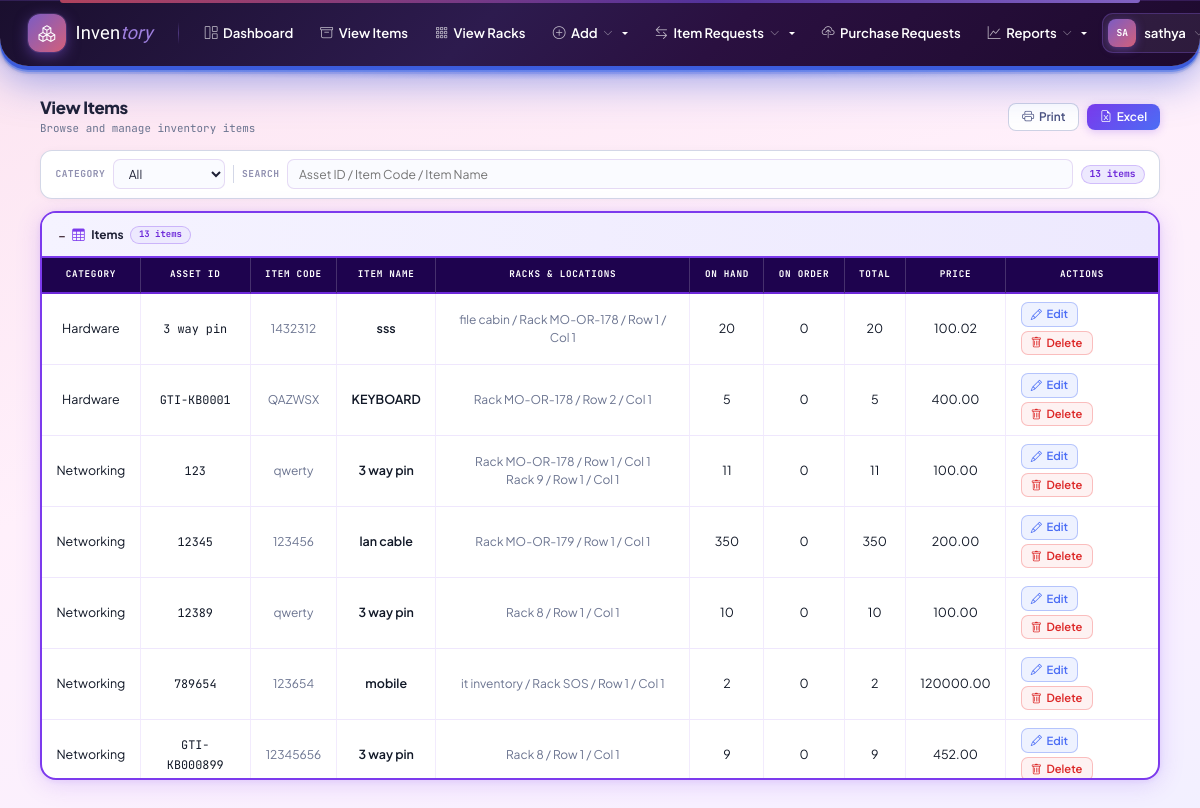
The app's page /items/ (signed in) with its own data.
### inventory/models.py (models this page shows, shortened)
class User(AbstractUser):
    REQUIRED_FIELDS = ['email']
    stage = models.PositiveSmallIntegerField(default=1)
    full_name = models.CharField(max_length=200, blank=True, default='')
    mobile_number = models.CharField(max_length=30, blank=True, default='')
    category = models.CharField(
        max_length=50,
        blank=True,
        null=True
    )
    admin_section = models.CharField(
        max_length=100,
        blank=True,
        null=True
    )
    admin_department = models.CharField(
        max_length=100,
        blank=True,
        null=True
    )
    department = models.CharField(
        max_length=100,
        blank=True,
        null=True
    )
    section = models.CharField(
        max_length=100,
        blank=True,
        null=True
    )
    is_active = models.BooleanField(
        default=True,
        help_text='Designates whether this user should be treated as active.'
    )
    def is_stage1(self):
        return self.is_superuser or self.stage == 1
    def is_stage3(self):
        return self.stage == 3
    def can_edit(self):
        return self.is_stage1() or self.is_stage2()
    def can_approve_issue_requests(self):
        return self.is_stage1() or self.is_stage2()
    def can_request_issue(self):
        return True  # all stages allowed
    def can_issue_items(self):
        return self.is_stage1() or self.is_stage2()
    def can_manage_users(self):
        return self.is_stage1()
    def allowed_categories(self):
        if self.is_stage1() or self.is_stage2():
            return [choice[0] for choice in CATEGORY_CHOICES]
        return []  # Stage 3 has no category access
    class Meta:
        verbose_name = 'User'
        verbose_name_plural = 'Users'

class Product(models.Model):
    category = models.CharField(max_length=20, choices=CATEGORY_CHOICES, db_index=True)
    asset_id = models.CharField(max_length=100)
    item_code = models.CharField(max_length=100, blank=True, default='')
    item_name = models.CharField(max_length=200)
    cabin_name = models.CharField(max_length=100, blank=True, default='')
    row_number = models.PositiveIntegerField(null=True, blank=True)
    column_number = models.PositiveIntegerField(null=True, blank=True)
    measurement_unit = models.CharField(max_length=20, choices=MEASUREMENT_UNIT_CHOICES, blank=True, default='')
    measurement_value = models.CharField(max_length=200, blank=True, default='')
    location = models.CharField(max_length=200, blank=True, default='')
    quantity_available = models.PositiveIntegerField(default=0)
    requested_count = models.PositiveIntegerField(default=0)
    price = models.DecimalField(max_digits=12, decimal_places=2, null=True, blank=True)
    rack = models.ForeignKey(Rack, on_delete=models.SET_NULL, null=True, blank=True, related_name='products')
    created_at = models.DateTimeField(auto_now_add=True)
    updated_at = models.DateTimeField(auto_now=True)
    class Meta:
        unique_together = [('category', 'asset_id')]
        ordering = ['category', 'asset_id']
    @property
    def computed_location(self):
        parts = []
        if self.cabin_name:
            parts.append(self.cabin_name)
        if self.rack_id and self.rack and self.rack.rack_number:
            parts.append(f"Rack {self.rack.rack_number}")
        if self.row_number is not None:
            parts.append(f"Row {self.row_number}")
        if self.column_number is not None:
            parts.append(f"Col {self.column_number}")
        return " / ".join(parts) or self.location

### inventory/views.py (the view)
# urls.py: path('items/', views.view_items, name='view_items'),
@login_required
def view_items(request):
    category = request.GET.get('category', '').strip()
    q = request.GET.get('q', '').strip()
    qs = Product.objects.all()
    if category:
        qs = qs.filter(category=category)
    if q:
        qs = qs.filter(Q(asset_id__icontains=q) | Q(item_code__icontains=q) | Q(item_name__icontains=q))
    qs = qs.select_related('rack').annotate(
        regular_orders_on_order=Coalesce(
            Sum(
                Case(
                    When(
                        orders__status__in=[Order.STATUS_PENDING, Order.STATUS_PARTIAL],
                        then=F('orders__quantity_requested') - F('orders__quantity_provided'),
                    ),
                    default=0,
                    output_field=IntegerField(),
                )
            ),
            0,
        ),
        purchase_requests_on_order=Coalesce(
            Sum(
                Case(
                    When(
                        management_upload_requests__status=ManagementUploadRequest.STATUS_PENDING,
                        then=F('management_upload_requests__quantity_requested') - F('management_upload_requests__quantity_received'),
                    ),
                    default=0,
                    output_field=IntegerField(),
                )
            ),
            0,
        )
    ).annotate(
        on_order=F('regular_orders_on_order') + F('purchase_requests_on_order'),
        total_items=F('quantity_available') + F('on_order')
    )
    products = qs.order_by('category', 'asset_id')[:500]
    grouped_products = {}
    for product in products:
        key = product.asset_id
        if key not in grouped_products:
            grouped_products[key] = {
                'category': product.get_category_display(),
                'asset_id': product.asset_id,
                'item_code': product.item_code,
                'item_name': product.item_name,
                'racks': [],
                'total_quantity': 0,
                'total_on_order': 0,
                'total_items': 0,
                'price': product.price,
                'first_product_pk': product.pk,  # Store pk of first product for editing
            }
        rack_info = {
            'location': product.computed_location or product.location,
            'quantity': product.quantity_available,
            'on_order': product.on_order,
            'total': product.total_items,
        }
        existing_rack = None
        for rack in grouped_products[key]['racks']:
            if rack['location'] == rack_info['location']:
                existing_rack = rack
                break
        if existing_rack:
            existing_rack['quantity'] += rack_info['quantity']
            existing_rack['on_order'] += rack_info['on_order']
            existing_rack['total'] += rack_info['total']
        else:
            grouped_products[key]['racks'].append(rack_info)
        grouped_products[key]['total_quantity'] += product.quantity_available
        grouped_products[key]['total_on_order'] += product.on_order
        grouped_products[key]['total_items'] += product.total_items
    grouped_products_list = list(grouped_products.values())
    return render(request, 'inventory/view_items.html', {
        'products': grouped_products_list,
        'selected_category': category,
        'q': q,
        'categories': [{'slug': c[0], 'name': c[1]} for c in CATEGORY_CHOICES],
        'grouped_view': True,
    })

### inventory/context_processors.py (called while the page is built, shortened)
def stage_permissions(request):
    if request.user.is_authenticated:
        choices = dict(CATEGORY_CHOICES)
        allowed = request.user.allowed_categories()
        return {
            'user_can_edit': request.user.can_edit(),
            'user_can_request_issue': request.user.can_request_issue(),
            'user_can_approve_issue_requests': request.user.can_approve_issue_requests(),
            'user_can_issue_items': request.user.can_issue_items(),
            'user_can_manage_users': request.user.can_manage_users(),
            'user_is_stage1': request.user.is_stage1(),
            'user_allowed_categories': allowed,
            'category_display': choices,
            'navbar_categories': [{'slug': c, 'name': choices.get(c, c)} for c in allowed],
        }

### inventory/templates/inventory/view_items.html (shortened to what this page needs)
{% extends 'inventory/base.html' %}
{% block content %}
<div class="container-fluid">
    <div class="vi-header">
        <div>
            <h5>View Items</h5>
            <p>Browse and manage inventory items</p>
        </div>
        <div class="vi-header-actions">
            <button class="btn-print" onclick="doPrint()">
                <i class="bi bi-printer"></i> Print
            </button>
            <a class="btn-pdf" href="{% url 'inventory:view_items_excel' %}?category={{ selected_category }}&q={{ q }}">
                <i class="bi bi-file-earmark-excel"></i> Excel
            </a>
        </div>
    </div>
    <div class="vi-filters">
        {% if not user.is_stage3 %}
        <span class="vi-filter-lbl">Category</span>
        <select id="vi-cat" onchange="viFilter()">
            <option value="">All</option>
        </select>
        {% endif %}
        <span class="vi-filter-lbl">Search</span>
        <input type="text" id="vi-q"
               placeholder="Asset ID / Item Code / Item Name"
               value="{{ q }}" oninput="viFilter()">
        <span class="vi-result-lbl" id="vi-badge">{{ products|length }} item{{ products|length|pluralize }}</span>
    </div>
    <div class="vi-card">
        <div class="vi-card-head">
           - <div class="vi-card-title">
                <i class="bi bi-table"></i>
                Items
                <span class="vi-count-badge" id="vi-count-badge">{{ products|length }} item{{ products|length|pluralize }}</span>
            </div>
        </div>
        <div class="vi-tbl-wrap">
            <table class="vi-tbl" id="vi-tbl">
                <thead>
                    <tr>
                        <th>Category</th>
                        <th>Asset ID</th>
                        <th>Item Code</th>
                        <th>Item Name</th>
                        {% if user.stage == 1 or user.stage == 2 or user.is_superuser %}
                        {% if grouped_view %}<th>Racks &amp; Locations</th>
                        {% else %}<th>Location</th>{% endif %}
                        {% endif %}
                        {% if user.stage == 1 or user.stage == 2 or user.is_superuser %}
                        <th>On Hand</th>
                        <th>On Order</th>
                        <th>Total</th>
                        {% endif %}
                        <th>Price</th>
                        {% if user.can_edit %}<th class="col-actions">Actions</th>{% endif %}
                    </tr>
                </thead>
                <tbody id="vi-tbody">
                    {% for p in products %}
                    <tr data-cat="{{ p.category|lower }}"
                        data-q="{{ p.asset_id|lower }} {{ p.item_code|lower }} {{ p.item_name|lower }}">
                        <td>{{ p.category }}</td>
                        <td><span class="plain-mono">{{ p.asset_id }}</span></td>
                        <td><span class="plain-muted">{{ p.item_code|default:"—" }}</span></td>
                        <td><span class="plain-bold">{{ p.item_name }}</span></td>
                        {% if user.stage == 1 or user.stage == 2 or user.is_superuser %}
                        {% if grouped_view %}
                        <td>
                            {% for rack in p.racks %}
                            <div class="plain-muted">{{ rack.location }}</div>
                            {% endfor %}
                        </td>
                        {% else %}
                        <td><span class="plain-muted">{{ p.computed_location|default:p.location }}</span></td>
                        {% endif %}
                        {% endif %}
                        {% if user.stage == 1 or user.stage == 2 or user.is_superuser %}
                        <td>{{ p.total_quantity }}</td>
                        <td>{{ p.total_on_order }}</td>
                        <td>{{ p.total_items }}</td>
                        {% endif %}
                        <td>{{ p.price|default:"—" }}</td>
                        {% if user.can_edit %}
                        <td class="col-actions">
                            <div class="d-flex gap-1 flex-wrap">
                                {% if grouped_view %}
                                <a href="{% url 'inventory:edit_product' pk=p.first_product_pk %}" class="btn-edit">
                                    <i class="bi bi-pencil"></i> Edit
                                </a>
                                {% if user.is_stage1 %}
                                <a href="{% url 'inventory:product_delete_confirm' pk=p.first_product_pk %}" class="btn-del"
                                   onclick="return confirm('This will delete all locations. Provide a reason.');">
                                    <i class="bi bi-trash"></i> Delete
                                </a>
                                {% endif %}
                                {% endif %}
                            </div>
                        </td>
                        {% endif %}
                    </tr>
                    {% endfor %}
                </tbody>
            </table>
        </div>
    </div>
</div>
{% endblock %}

### inventory/templates/inventory/base.html (shortened to what this page needs)
{% load static %}
<!DOCTYPE html>
<html lang="en">
<head>
    <link href="https://cdn.jsdelivr.net/npm/bootstrap@5.3.2/dist/css/bootstrap.min.css" rel="stylesheet">
    <link href="https://cdn.jsdelivr.net/npm/bootstrap-icons@1.11.1/font/bootstrap-icons.css" rel="stylesheet">
</head>
<body>
    {% if user.is_authenticated %}
    <nav class="top-navbar">
        <a href="{% url 'inventory:dashboard' %}" class="nb-brand">
            <div class="nb-brand-icon"><i class="bi bi-boxes"></i></div>
            <span class="nb-brand-name">Inven<span>tory</span></span>
        </a>
        <a class="nb-link" href="{% url 'inventory:dashboard' %}">
            <i class="bi bi-grid-1x2"></i> Dashboard
        </a>
        <a class="nb-link" href="{% url 'inventory:view_items' %}">
            <i class="bi bi-archive"></i> View Items
        </a>
        {% if user.stage == 1 or user.stage == 2 %}
        <a class="nb-link" href="{% url 'inventory:view_racks' %}">
            <i class="bi bi-grid-3x3-gap"></i> View Racks
        </a>
        {% endif %}
        {% if user_can_edit %}
        <div class="dropdown">
            <a class="nb-link dropdown-toggle" href="#" data-bs-toggle="dropdown">
                <i class="bi bi-plus-circle"></i> Add <i class="bi bi-chevron-down"></i>
            </a>
        </div>
        {% endif %}
        {% if user_can_request_issue or user_can_approve_issue_requests or user_can_issue_items %}
        {% if user.stage == 3 %}
        <a class="nb-link" href="{% url 'inventory:issue_requests' %}">
            <i class="bi bi-arrow-left-right"></i> Item Requests
        </a>
        {% else %}
        <div class="dropdown">
            <a class="nb-link dropdown-toggle" href="#" data-bs-toggle="dropdown">
                <i class="bi bi-arrow-left-right"></i> Item Requests <i class="bi bi-chevron-down"></i>
            </a>
        </div>
        {% endif %}
        {% endif %}
        {% if user.stage != 3 %}
        <a class="nb-link" href="{% url 'inventory:management_upload_requests' %}">
            <i class="bi bi-cloud-upload"></i> Purchase Requests
        </a>
        {% endif %}
        {% if user_can_manage_users %}
        <div class="dropdown">
            <a class="nb-link dropdown-toggle" href="#" data-bs-toggle="dropdown">
                <i class="bi bi-graph-up"></i> Reports <i class="bi bi-chevron-down"></i>
            </a>
        </div>
        {% endif %}
        <div class="nb-right">
            <div class="dropdown">
                <a class="nb-user-btn dropdown-toggle" href="#" data-bs-toggle="dropdown">
                    <div class="nb-user-avatar">{{ user.username|slice:":2"|upper }}</div>
                    {{ user.username }}
                    <i class="bi bi-chevron-down"></i>
                </a>
            </div>
        </div>
    </nav>
    {% endif %}
    <main class="{% if user.is_authenticated %}main-wrap{% endif %}">
        {% block content %}{% endblock %}
    </main>
</body>
</html>

### records on screen
User: username "SA", username "sathya", is_superuser True (drawn)
Product: asset_id "3 way pin", item_code "1432312", item_name "sss", price "100.02"
Product: category "Hardware", asset_id "GTI-KB0001", item_code "QAZWSX", item_name "KEYBOARD", location "Rack MO-OR-178 / Row 2 / Col 1", total_quantity "5", total_on_order "0", total_items "5", price "400.00"
Product: category "Networking", asset_id "123", item_code "qwerty", item_name "3 way pin", location "Rack MO-OR-178 / Row 1 / Col 1" "Rack 9 / Row 1 / Col 1", total_quantity "11", total_on_order "0", total_items "11", price "100.00"
Product: category "Networking", asset_id "12345", item_code "123456", item_name "lan cable", location "Rack MO-OR-179 / Row 1 / Col 1", total_quantity "350", total_on_order "0", total_items "350", price "200.00"
Product: asset_id "12389", item_code "qwerty", item_name "3 way pin", price "100.00"
Product: asset_id "789654", item_code "123654", item_name "mobile", price "120000.00"
Product: asset_id "GTI-KB000899", item_code "12345656", item_name "3 way pin", price "452.00"

### other values on screen
{{ p.category }} "Hardware" "Networking" "Networking" "Networking"
{{ rack.location }} "file cabin / Rack MO-OR-178 / Row 1 / Col 1" "Rack 8 / Row 1 / Col 1" "it inventory / Rack SOS / Row 1 / Col 1" "Rack 8 / Row 1 / Col 1"
{{ p.total_quantity }} "20" "10" "2" "9"
{{ p.total_on_order }} "0" "0" "0" "0"
{{ p.total_items }} "20" "10" "2" "9"
